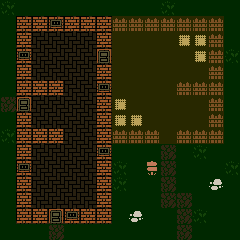

This is a level from a 2D game, rendered from its Tiled map with the project's own tilesets. A one-line summary and the complete map file follow:
An orthogonal 15x15 tile map with 16x16 px tiles, 3 tile layers (floor, wall, units), 1 hidden layer not drawn.

<map version="1.10" tiledversion="2025.05.05" orientation="orthogonal" renderorder="right-down" width="15" height="15" tilewidth="16" tileheight="16" infinite="0" nextlayerid="6" nextobjectid="1">
 <tileset firstgid="1" source="../../tiles/battle/farm.tsx" />
 <layer id="1" name="floor" width="15" height="15">
  <data encoding="csv">
16,4,4,4,4,4,4,4,4,4,16,4,4,4,4,
4,25,25,25,25,25,25,3,3,3,3,3,3,3,4,
4,25,25,25,25,25,25,3,3,3,3,3,3,3,4,
4,25,25,25,25,25,25,3,3,3,3,3,3,3,16,
4,25,25,25,25,25,25,3,3,3,3,3,3,3,4,
4,25,25,25,25,25,25,3,3,3,3,3,3,3,4,
15,25,25,25,25,25,25,3,3,3,3,3,3,3,4,
4,25,25,25,25,25,25,3,3,3,3,3,3,3,4,
16,25,25,25,25,25,25,3,3,3,3,3,3,3,4,
4,25,25,25,25,25,25,4,4,4,15,4,16,4,4,
4,25,25,25,25,25,25,16,4,4,15,4,4,4,16,
4,25,25,25,25,25,25,16,4,4,15,4,4,4,4,
4,25,25,25,25,25,25,4,4,4,15,15,4,4,4,
4,25,25,25,25,25,25,4,4,4,4,15,16,4,4,
4,4,4,15,4,4,4,4,4,4,4,15,4,4,4
</data>
 </layer>
 <layer id="3" name="wall" width="15" height="15">
  <data encoding="csv">
0,0,0,0,0,0,0,0,0,0,0,0,0,0,0,
0,72,72,73,72,72,72,62,62,62,62,62,62,62,0,
0,72,0,0,0,0,72,0,0,0,0,46,46,62,0,
0,73,0,0,0,0,74,0,0,0,0,0,46,62,0,
0,72,0,0,0,0,72,0,0,0,0,0,0,62,0,
0,72,72,72,0,0,73,0,0,0,0,62,62,62,0,
0,74,0,0,0,0,72,46,0,0,0,0,0,62,0,
0,72,0,0,0,0,72,46,46,0,0,0,0,62,0,
0,72,72,72,0,0,72,62,62,62,0,62,62,62,0,
0,72,0,0,0,0,73,0,0,0,0,0,0,0,0,
0,73,0,0,0,0,72,0,0,47,0,0,0,0,0,
0,72,0,0,0,0,72,0,0,0,0,0,0,48,0,
0,72,0,0,0,0,72,0,0,0,0,0,0,0,0,
0,72,72,74,73,72,72,0,48,0,0,0,0,0,0,
0,0,0,0,0,0,0,0,0,0,0,0,0,0,0
</data>
 </layer>
 <layer id="5" name="roof" width="15" height="15" visible="0">
  <data encoding="csv">
0,0,0,0,0,0,0,0,0,0,0,0,0,0,0,
0,24,24,24,24,24,24,0,0,0,0,0,0,0,0,
0,24,24,24,24,24,24,0,0,0,0,0,0,0,0,
0,24,24,24,24,24,24,0,0,0,0,0,0,0,0,
0,24,24,24,24,24,24,0,0,0,0,0,0,0,0,
0,24,24,24,24,24,24,0,0,0,0,0,0,0,0,
0,24,24,24,24,24,24,0,0,0,0,0,0,0,0,
0,24,24,24,24,24,24,0,0,0,0,0,0,0,0,
0,24,24,24,24,24,24,0,0,0,0,0,0,0,0,
0,24,24,24,24,24,24,0,0,0,0,0,0,0,0,
0,24,24,24,24,24,24,0,0,0,0,0,0,0,0,
0,24,24,24,24,24,24,0,0,0,0,0,0,0,0,
0,24,24,24,24,24,24,0,0,0,0,0,0,0,0,
0,24,24,24,24,24,24,0,0,0,0,0,0,0,0,
0,0,0,0,0,0,0,0,0,0,0,0,0,0,0
</data>
 </layer>
 <layer id="4" name="units" width="15" height="15">
  <data encoding="csv">
0,0,0,0,0,0,0,0,0,0,0,0,0,0,0,
0,0,0,0,0,0,0,0,0,0,0,0,0,0,0,
0,0,0,0,0,0,0,0,0,0,0,0,0,0,0,
0,0,0,0,0,0,0,0,0,0,0,0,0,0,0,
0,0,0,0,0,0,0,0,0,0,0,0,0,0,0,
0,0,0,0,0,0,0,0,0,0,0,0,0,0,0,
0,0,0,0,0,0,0,0,0,0,0,0,0,0,0,
0,0,0,0,0,0,0,0,0,0,0,0,0,0,0,
0,0,0,0,0,0,0,0,0,0,0,0,0,0,0,
0,0,0,0,0,0,0,0,0,0,0,0,0,0,0,
0,0,0,0,0,0,0,0,0,0,0,0,0,0,0,
0,0,0,0,0,0,0,0,0,0,0,0,0,0,0,
0,0,0,0,0,0,0,0,0,0,0,0,0,0,0,
0,0,0,0,0,0,0,0,0,0,0,0,0,0,0,
0,0,0,0,0,0,0,0,0,0,0,0,0,0,0
</data>
 </layer>
</map>
